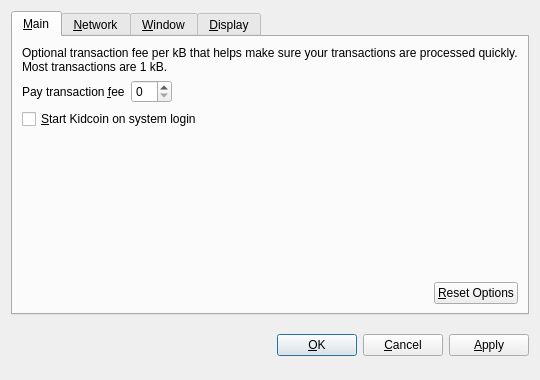
<?xml version="1.0" encoding="UTF-8"?>
<ui version="4.0">
 <class>OptionsDialog</class>
 <widget class="QDialog" name="OptionsDialog">
  <property name="geometry">
   <rect>
    <x>0</x>
    <y>0</y>
    <width>540</width>
    <height>380</height>
   </rect>
  </property>
  <property name="windowTitle">
   <string>Options</string>
  </property>
  <property name="modal">
   <bool>true</bool>
  </property>
  <layout class="QVBoxLayout" name="verticalLayout">
   <item>
    <widget class="QTabWidget" name="tabWidget">
     <property name="tabPosition">
      <enum>QTabWidget::North</enum>
     </property>
     <property name="currentIndex">
      <number>0</number>
     </property>
     <widget class="QWidget" name="tabMain">
      <attribute name="title">
       <string>&amp;Main</string>
      </attribute>
      <layout class="QVBoxLayout" name="verticalLayout_Main">
       <item>
        <widget class="QLabel" name="transactionFeeInfoLabel">
         <property name="text">
          <string>Optional transaction fee per kB that helps make sure your transactions are processed quickly. Most transactions are 1 kB.</string>
         </property>
         <property name="textFormat">
          <enum>Qt::PlainText</enum>
         </property>
         <property name="wordWrap">
          <bool>true</bool>
         </property>
        </widget>
       </item>
       <item>
        <layout class="QHBoxLayout" name="horizontalLayout_1_Main">
         <item>
          <widget class="QLabel" name="transactionFeeLabel">
           <property name="text">
            <string>Pay transaction &amp;fee</string>
           </property>
           <property name="textFormat">
            <enum>Qt::PlainText</enum>
           </property>
           <property name="buddy">
            <cstring>transactionFee</cstring>
           </property>
          </widget>
         </item>
         <item>
          <widget class="BitcoinAmountField" name="transactionFee"/>
         </item>
         <item>
          <spacer name="horizontalSpacer_1_Main">
           <property name="orientation">
            <enum>Qt::Horizontal</enum>
           </property>
           <property name="sizeHint" stdset="0">
            <size>
             <width>40</width>
             <height>20</height>
            </size>
           </property>
          </spacer>
         </item>
        </layout>
       </item>
       <item>
        <widget class="QCheckBox" name="bitcoinAtStartup">
         <property name="toolTip">
          <string>Automatically start Kidcoin after logging in to the system.</string>
         </property>
         <property name="text">
          <string>&amp;Start Kidcoin on system login</string>
         </property>
        </widget>
       </item>
       <item>
        <spacer name="verticalSpacer_Main">
         <property name="orientation">
          <enum>Qt::Vertical</enum>
         </property>
         <property name="sizeHint" stdset="0">
          <size>
           <width>20</width>
           <height>40</height>
          </size>
         </property>
        </spacer>
       </item>
       <item>
        <layout class="QHBoxLayout" name="horizontalLayout_2_Main">
         <item>
          <spacer name="horizontalSpacer_2_Main">
           <property name="orientation">
            <enum>Qt::Horizontal</enum>
           </property>
           <property name="sizeHint" stdset="0">
            <size>
             <width>40</width>
             <height>20</height>
            </size>
           </property>
          </spacer>
         </item>
         <item>
          <widget class="QPushButton" name="resetButton">
           <property name="toolTip">
            <string>Reset all client options to default.</string>
           </property>
           <property name="text">
            <string>&amp;Reset Options</string>
           </property>
           <property name="autoDefault">
            <bool>false</bool>
           </property>
          </widget>
         </item>
        </layout>
       </item>
      </layout>
     </widget>
     <widget class="QWidget" name="tabNetwork">
      <attribute name="title">
       <string>&amp;Network</string>
      </attribute>
      <layout class="QVBoxLayout" name="verticalLayout_Network">
       <item>
        <widget class="QCheckBox" name="mapPortUpnp">
         <property name="toolTip">
          <string>Automatically open the Kidcoin client port on the router. This only works when your router supports UPnP and it is enabled.</string>
         </property>
         <property name="text">
          <string>Map port using &amp;UPnP</string>
         </property>
        </widget>
       </item>
       <item>
        <widget class="QCheckBox" name="connectSocks">
         <property name="toolTip">
          <string>Connect to the Kidcoin network through a SOCKS proxy (e.g. when connecting through Tor).</string>
         </property>
         <property name="text">
          <string>&amp;Connect through SOCKS proxy:</string>
         </property>
        </widget>
       </item>
       <item>
        <layout class="QHBoxLayout" name="horizontalLayout_Network">
         <item>
          <widget class="QLabel" name="proxyIpLabel">
           <property name="text">
            <string>Proxy &amp;IP:</string>
           </property>
           <property name="textFormat">
            <enum>Qt::PlainText</enum>
           </property>
           <property name="buddy">
            <cstring>proxyIp</cstring>
           </property>
          </widget>
         </item>
         <item>
          <widget class="QValidatedLineEdit" name="proxyIp">
           <property name="maximumSize">
            <size>
             <width>140</width>
             <height>16777215</height>
            </size>
           </property>
           <property name="toolTip">
            <string>IP address of the proxy (e.g. 127.0.0.1)</string>
           </property>
          </widget>
         </item>
         <item>
          <widget class="QLabel" name="proxyPortLabel">
           <property name="text">
            <string>&amp;Port:</string>
           </property>
           <property name="textFormat">
            <enum>Qt::PlainText</enum>
           </property>
           <property name="buddy">
            <cstring>proxyPort</cstring>
           </property>
          </widget>
         </item>
         <item>
          <widget class="QLineEdit" name="proxyPort">
           <property name="maximumSize">
            <size>
             <width>55</width>
             <height>16777215</height>
            </size>
           </property>
           <property name="toolTip">
            <string>Port of the proxy (e.g. 9050)</string>
           </property>
          </widget>
         </item>
         <item>
          <widget class="QLabel" name="socksVersionLabel">
           <property name="text">
            <string>SOCKS &amp;Version:</string>
           </property>
           <property name="textFormat">
            <enum>Qt::PlainText</enum>
           </property>
           <property name="buddy">
            <cstring>socksVersion</cstring>
           </property>
          </widget>
         </item>
         <item>
          <widget class="QValueComboBox" name="socksVersion">
           <property name="toolTip">
            <string>SOCKS version of the proxy (e.g. 5)</string>
           </property>
          </widget>
         </item>
         <item>
          <spacer name="horizontalSpacer_Network">
           <property name="orientation">
            <enum>Qt::Horizontal</enum>
           </property>
           <property name="sizeHint" stdset="0">
            <size>
             <width>40</width>
             <height>20</height>
            </size>
           </property>
          </spacer>
         </item>
        </layout>
       </item>
       <item>
        <spacer name="verticalSpacer_Network">
         <property name="orientation">
          <enum>Qt::Vertical</enum>
         </property>
         <property name="sizeHint" stdset="0">
          <size>
           <width>20</width>
           <height>40</height>
          </size>
         </property>
        </spacer>
       </item>
      </layout>
     </widget>
     <widget class="QWidget" name="tabWindow">
      <attribute name="title">
       <string>&amp;Window</string>
      </attribute>
      <layout class="QVBoxLayout" name="verticalLayout_Window">
       <item>
        <widget class="QCheckBox" name="minimizeToTray">
         <property name="toolTip">
          <string>Show only a tray icon after minimizing the window.</string>
         </property>
         <property name="text">
          <string>&amp;Minimize to the tray instead of the taskbar</string>
         </property>
        </widget>
       </item>
       <item>
        <widget class="QCheckBox" name="minimizeOnClose">
         <property name="toolTip">
          <string>Minimize instead of exit the application when the window is closed. When this option is enabled, the application will be closed only after selecting Quit in the menu.</string>
         </property>
         <property name="text">
          <string>M&amp;inimize on close</string>
         </property>
        </widget>
       </item>
       <item>
        <spacer name="verticalSpacer_Window">
         <property name="orientation">
          <enum>Qt::Vertical</enum>
         </property>
         <property name="sizeHint" stdset="0">
          <size>
           <width>20</width>
           <height>40</height>
          </size>
         </property>
        </spacer>
       </item>
      </layout>
     </widget>
     <widget class="QWidget" name="tabDisplay">
      <attribute name="title">
       <string>&amp;Display</string>
      </attribute>
      <layout class="QVBoxLayout" name="verticalLayout_Display">
       <item>
        <layout class="QHBoxLayout" name="horizontalLayout_1_Display">
         <item>
          <widget class="QLabel" name="langLabel">
           <property name="text">
            <string>User Interface &amp;language:</string>
           </property>
           <property name="textFormat">
            <enum>Qt::PlainText</enum>
           </property>
           <property name="buddy">
            <cstring>lang</cstring>
           </property>
          </widget>
         </item>
         <item>
          <widget class="QValueComboBox" name="lang">
           <property name="toolTip">
            <string>The user interface language can be set here. This setting will take effect after restarting Kidcoin.</string>
           </property>
          </widget>
         </item>
        </layout>
       </item>
       <item>
        <layout class="QHBoxLayout" name="horizontalLayout_2_Display">
         <item>
          <widget class="QLabel" name="unitLabel">
           <property name="text">
            <string>&amp;Unit to show amounts in:</string>
           </property>
           <property name="textFormat">
            <enum>Qt::PlainText</enum>
           </property>
           <property name="buddy">
            <cstring>unit</cstring>
           </property>
          </widget>
         </item>
         <item>
          <widget class="QValueComboBox" name="unit">
           <property name="toolTip">
            <string>Choose the default subdivision unit to show in the interface and when sending coins.</string>
           </property>
          </widget>
         </item>
        </layout>
       </item>
       <item>
        <widget class="QCheckBox" name="displayAddresses">
         <property name="toolTip">
          <string>Whether to show Kidcoin addresses in the transaction list or not.</string>
         </property>
         <property name="text">
          <string>&amp;Display addresses in transaction list</string>
         </property>
        </widget>
       </item>
       <item>
        <widget class="QCheckBox" name="coinControlFeatures">
         <property name="toolTip">
          <string>Whether to show coin control features or not.</string>
         </property>
         <property name="text">
          <string>Display coin &amp;control features (experts only!)</string>
         </property>
        </widget>
       </item>
       <item>
        <spacer name="verticalSpacer_Display">
         <property name="orientation">
          <enum>Qt::Vertical</enum>
         </property>
         <property name="sizeHint" stdset="0">
          <size>
           <width>20</width>
           <height>40</height>
          </size>
         </property>
        </spacer>
       </item>
      </layout>
     </widget>
    </widget>
   </item>
   <item>
    <layout class="QHBoxLayout" name="horizontalLayout_Buttons">
     <item>
      <spacer name="horizontalSpacer_1">
       <property name="orientation">
        <enum>Qt::Horizontal</enum>
       </property>
       <property name="sizeHint" stdset="0">
        <size>
         <width>40</width>
         <height>48</height>
        </size>
       </property>
      </spacer>
     </item>
     <item>
      <widget class="QLabel" name="statusLabel">
       <property name="font">
        <font>
         <weight>75</weight>
         <bold>true</bold>
        </font>
       </property>
       <property name="text">
        <string/>
       </property>
       <property name="textFormat">
        <enum>Qt::PlainText</enum>
       </property>
       <property name="wordWrap">
        <bool>true</bool>
       </property>
      </widget>
     </item>
     <item>
      <spacer name="horizontalSpacer_2">
       <property name="orientation">
        <enum>Qt::Horizontal</enum>
       </property>
       <property name="sizeHint" stdset="0">
        <size>
         <width>40</width>
         <height>48</height>
        </size>
       </property>
      </spacer>
     </item>
     <item>
      <widget class="QPushButton" name="okButton">
       <property name="text">
        <string>&amp;OK</string>
       </property>
      </widget>
     </item>
     <item>
      <widget class="QPushButton" name="cancelButton">
       <property name="text">
        <string>&amp;Cancel</string>
       </property>
       <property name="autoDefault">
        <bool>false</bool>
       </property>
      </widget>
     </item>
     <item>
      <widget class="QPushButton" name="applyButton">
       <property name="text">
        <string>&amp;Apply</string>
       </property>
       <property name="autoDefault">
        <bool>false</bool>
       </property>
      </widget>
     </item>
    </layout>
   </item>
  </layout>
 </widget>
 <customwidgets>
  <customwidget>
   <class>BitcoinAmountField</class>
   <extends>QSpinBox</extends>
   <header>bitcoinamountfield.h</header>
  </customwidget>
  <customwidget>
   <class>QValueComboBox</class>
   <extends>QComboBox</extends>
   <header>qvaluecombobox.h</header>
  </customwidget>
  <customwidget>
   <class>QValidatedLineEdit</class>
   <extends>QLineEdit</extends>
   <header>qvalidatedlineedit.h</header>
  </customwidget>
 </customwidgets>
 <resources/>
 <connections/>
</ui>
